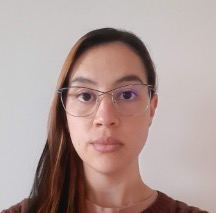
#> input picture cohort_face_photos/Imagen23.jpg, 216 x 213 px
$ jupyter execute Assignment_02.ipynb
#> lines starting #> are read from the running program, lines starting #| are printed output that depends on the picture
[cell 1]
import matplotlib.pyplot as plt
from PIL import Image
import os
import numpy as np

[cell 2]
# Open the image
my_image = Image.open("cohort_face_photos/Imagen23.jpg")
#> my_image is the input picture: PIL image 216x213 RGB; mean R, G, B 175.3, 154.6, 150.5

# Convert to grayscale and resize
my_image = my_image.convert("L")
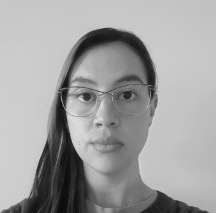
#> my_image: PIL image 216x213 L; min 9, max 226, mean 160.3
my_image = my_image.resize((256, 256))
#> my_image: PIL image 256x256 L

# Plot the image
plt.imshow(my_image, cmap="gray")
plt.show()

To be able to calculate the average face of the cohort, some preprocessing was required.

The photos were cropped in ways that could line up more or less well. This was necessary since we are not implementing methods to recognize faces that allow us to align them

[cell 3]
# Load all face images
face_images = []
for file_name in os.listdir('cohort_face_photos/'):
    if file_name.endswith('.jpg'):
        image = Image.open(os.path.join('cohort_face_photos', file_name))
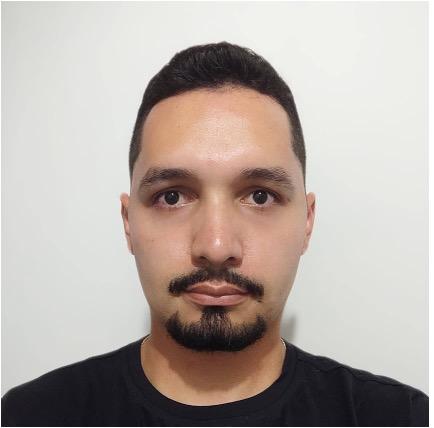
#> input picture cohort_face_photos/Imagen1.jpg, 434 x 428 px
#> image is the input picture: PIL image 434x428 RGB; mean R, G, B 181.5, 171.2, 165
        # Convert to grayscale and resize to 256x256
        image = image.convert('L').resize((256, 256))
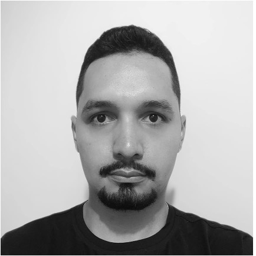
#> image: PIL image 256x256 L; min 9, max 255, mean 173.5
        face_images.append(np.array(image).flatten())

face_array = np.vstack(face_images)

# Calculate the mean of the 3D array
average_face = np.mean(face_array, axis=0)

# Convert the average face back to a 2D array and then back to an image
average_face_image = Image.fromarray(average_face.reshape((256, 256)).astype(np.uint8))
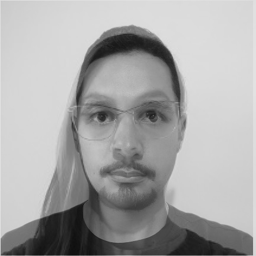
#> average_face_image: PIL image 256x256 L; min 12, max 227, mean 166.7

# Display the average face
plt.imshow(average_face_image, cmap="gray")
plt.title('Average face of the cohort')
plt.show()

To measure how distant is my face from the average, the difference between each pixel in my image and each pixel in the average was calculated.
After that, the results were escalated so they could be between 0 and 1 to improve the visualization

It can be noticed that half of my face is really similar to the cohort average, while the other half shows the greatest differences.

It can be possible that my face is very asymmetric or the cohort's face is very asymmetric.

[cell 4]
diference_face = np.array(my_image).flatten() - average_face
diference_face_image = diference_face.reshape((256, 256)).astype(np.uint8)
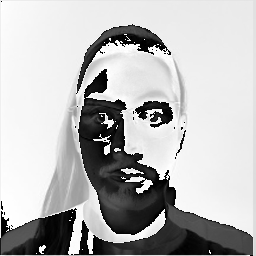
#> diference_face_image: shape (256, 256); min 0, max 255, mean 185
diference_face_img_escalated = diference_face_image/(max(diference_face)-min(diference_face))

[cell 5]
# Plot the image
plt.imshow(diference_face_img_escalated,cmap = 'coolwarm',vmin=0,vmax=1)
plt.colorbar()
plt.title("Escalated difference between my face and cohort's face")
plt.show()
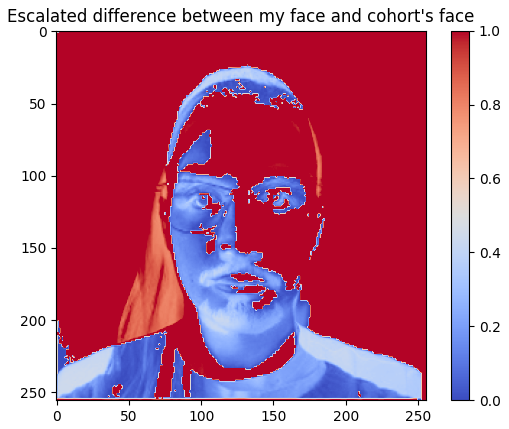
#> figure drawn by matplotlib, 2 panels
